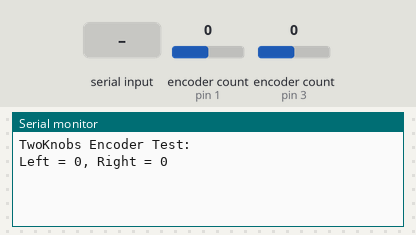
The sketch below on a simulated Arduino Uno, built with avr-gcc and run on an emulated ATmega328P. On the bench: the last lines printed to the serial monitor. The test bench sets the inputs (shaded band); at power-on: encoder count (sensors on pin 1, pin 3) 0.

Above: at 1.2 s.
1.3 s: "1" received over Serial
At 1.7 s:
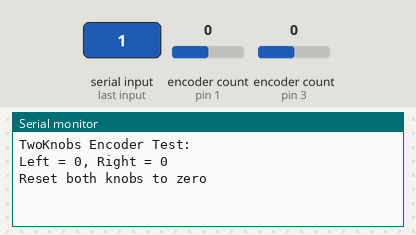
2.8 s: encoder count (sensor on pin 1) set to 1
At 4.0 s:
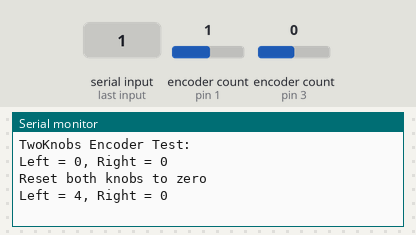
4.3 s: encoder count (sensor on pin 3) set to 1
At 5.2 s:
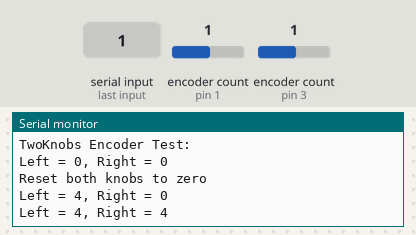
5.8 s: encoder count (sensor on pin 1) set to 2
At 6.3 s:
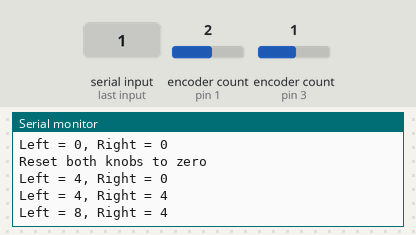
7.3 s: encoder count (sensor on pin 3) set to 2
At 8.7 s:
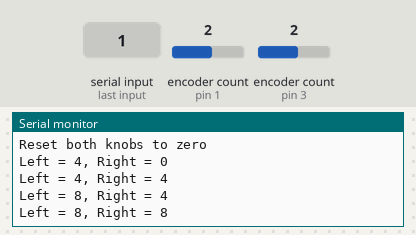
Timing chart, 0 to 9.8 s (numbered marks = the images above; inputs shaded):
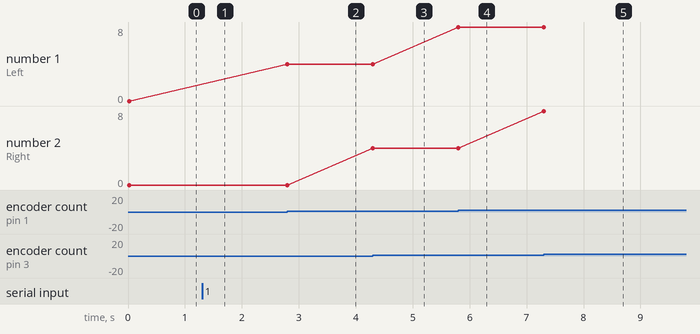

Measured:
- after the input at 1.3 s, the serial monitor: prints a new line at once (image 1)
- after the input at 2.8 s, the serial monitor: prints a new line at once (image 2)
- after the input at 4.3 s, the serial monitor: prints a new line at once (image 3)
- after the input at 5.8 s, the serial monitor: prints a new line at once (image 4)
- after the input at 7.3 s, the serial monitor: prints a new line at once (image 5)
- plotted number 1: 0 → 4 after the input at 2.8 s, 4 → 8 after the input at 5.8 s

The sketch:

Test_Encoder.ino
```cpp
#include <Encoder.h>

// Change these pin numbers to the pins connected to your encoder.
//   Best Performance: both pins have interrupt capability
//   Good Performance: only the first pin has interrupt capability
//   Low Performance:  neither pin has interrupt capability
Encoder knobLeft(1,2);
Encoder knobRight(3,4);
//   avoid using pins with LEDs attached

void setup() {
  Serial.begin(9600);
  Serial.println("TwoKnobs Encoder Test:");
}

long positionLeft  = -999;
long positionRight = -999;

void loop() {
  long newLeft, newRight;
  newLeft = knobLeft.read();
  newRight = knobRight.read();
  if (newLeft != positionLeft || newRight != positionRight) {
    Serial.print("Left = ");
    Serial.print(newLeft);
    Serial.print(", Right = ");
    Serial.print(newRight);
    Serial.println();
    positionLeft = newLeft;
    positionRight = newRight;
  }
  // if a character is sent from the serial monitor,
  // reset both back to zero.
  if (Serial.available()) {
    Serial.read();
    Serial.println("Reset both knobs to zero");
    knobLeft.write(0);
    knobRight.write(0);
  }
}
```
